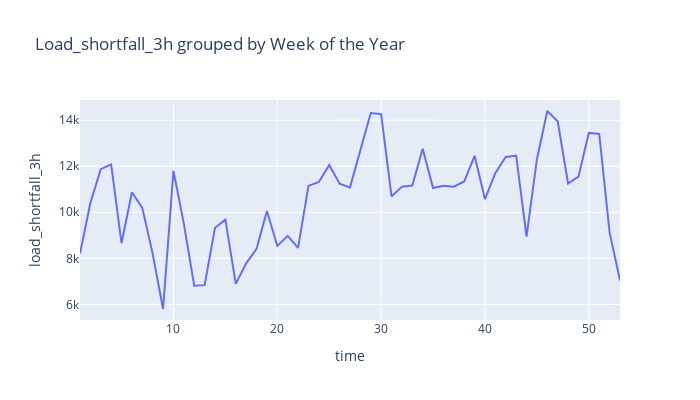

The notebook cell saved with this chart:
### Code cell
px.line(train_data.groupby([train_data['time'].astype('datetime64').dt.weekofyear])['load_shortfall_3h'].mean(), 
        title = 'Load_shortfall_3h grouped by Week of the Year', y='load_shortfall_3h', width =700, height=400)

### Figure 1 — Plotly figure (JSON) as saved in the notebook; plotly's stock layout.template omitted (floating-point values rounded to 4 significant figures)
{"data": [{"hovertemplate": "time=%{x}<br>load_shortfall_3h=%{y}<extra></extra>", "legendgroup": "", "line": {"color": "#636efa", "dash": "solid"}, "marker": {"symbol": "circle"}, "mode": "lines", "name": "", "orientation": "v", "showlegend": false, "type": "scatter", "x": [1, 2, 3, 4, 5, 6, 7, 8, 9, 10, 11, 12, 13, 14, 15, 16, 17, 18, 19, 20, 21, 22, 23, 24, 25, 26, 27, 28, 29, 30, 31, 32, 33, 34, 35, 36, 37, 38, 39, 40, 41, 42, 43, 44, 45, 46, 47, 48, 49, 50, 51, 52, 53], "xaxis": "x", "y": [8209.0, 10400.0, 11880.0, 12080.0, 8652.0, 10870.0, 10190.0, 8194.0, 5799.0, 11800.0, 9506.0, 6812.0, 6835.0, 9329.0, 9679.0, 6890.0, 7784.0, 8417.0, 10050.0, 8538.0, 8977.0, 8455.0, 11150.0, 11320.0, 12050.0, 11240.0, 11080.0, 12740.0, 14310.0, 14260.0, 10690.0, 11110.0, 11170.0, 12760.0, 11050.0, 11150.0, 11110.0, 11340.0, 12450.0, 10570.0, 11710.0, 12410.0, 12460.0, 8939.0, 12310.0, 14400.0, 13950.0, 11250.0, 11550.0, 13450.0, 13400.0, 9114.0, 7038.0], "yaxis": "y"}], "layout": {"height": 400, "legend": {"tracegroupgap": 0}, "title": {"text": "Load_shortfall_3h grouped by Week of the Year"}, "width": 700, "xaxis": {"anchor": "y", "domain": [0, 1], "title": {"text": "time"}}, "yaxis": {"anchor": "x", "domain": [0, 1], "title": {"text": "load_shortfall_3h"}}}}
